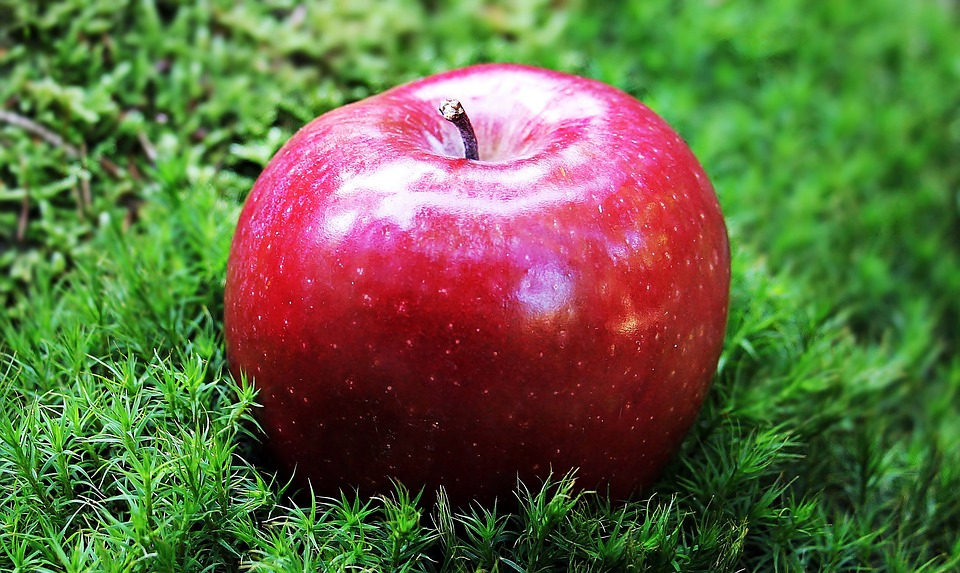
#> input picture chapters/non_maximal_suppression/sample_image.jpg, 960 x 573 px
$ jupyter execute nms.ipynb
#> lines starting #> are read from the running program, lines starting #| are printed output that depends on the picture
# Non Maximal Supression

## Import Libraries

[cell 1]
import cv2
import numpy as np
import matplotlib.pyplot as plt
import matplotlib.patches as patches

plt.style.use('dark_background')

[cell 2]
image = cv2.imread('sample_image.jpg')
#> image is the input picture: shape (573, 960, 3); mean B, G, R 65.2, 105.3, 98.9
image = cv2.cvtColor(image, cv2.COLOR_BGR2RGB)
height, width, _ = image.shape
#> height = 573; width = 960

[cell 3]
boxes = np.array([
    [227, 62, 723, 500, 0.95],  # Ground truth/highest score
    [220, 60, 715, 495, 0.9],
    [230, 65, 725, 510, 0.85],
    [240, 70, 730, 515, 0.75],
    [300, 100, 600, 480, 0.6],  # Smaller box
    [100, 50, 600, 400, 0.5]    # Slightly shifted box
])

## Visualize Bounding Boxes

[cell 4]
def draw_boxes_on_image(img, boxes, title=''):
#> called with boxes = array of shape (6, 5), title = 'Predicted Boxes (Before NMS)'
    img_copy = img.copy()
    fig, ax = plt.subplots(1, figsize=(10, 8))
    ax.imshow(img_copy)
    ax.set_title(title)

    for box in boxes:
        x1, y1, x2, y2, score = box
        rect = patches.Rectangle(
            (x1, y1), x2 - x1, y2 - y1,
            linewidth=2, edgecolor=(0, 0, 1), facecolor='none'
        )
        ax.add_patch(rect)
        ax.text(x1, y1 - 10, f'{score:.2f}', color='white',
                bbox=dict(facecolor='blue', edgecolor='none', pad=1))

    ax.axis('off')
    plt.savefig(f'{title}.png', bbox_inches='tight')
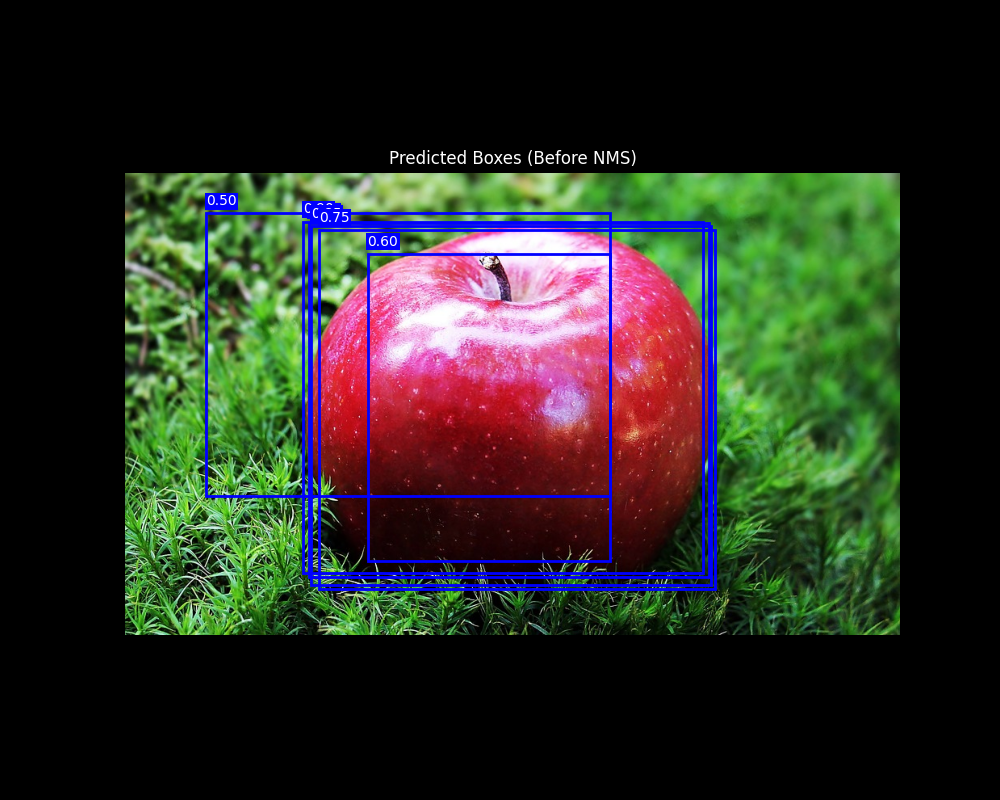
#> figure drawn by matplotlib, 1 panel
    plt.show()

## Display Boxes Before NMS

[cell 5]
draw_boxes_on_image(image, boxes, title='Predicted Boxes (Before NMS)')

## Calculating Intersection over Union (IoU)

[cell 6]
def iou(box1, box2):
    x1 = max(box1[0], box2[0])
    y1 = max(box1[1], box2[1])
    x2 = min(box1[2], box2[2])
    y2 = min(box1[3], box2[3])

    inter_area = max(0, x2 - x1) * max(0, y2 - y1)
    box1_area = (box1[2] - box1[0]) * (box1[3] - box1[1])
    box2_area = (box2[2] - box2[0]) * (box2[3] - box2[1])

    union_area = box1_area + box2_area - inter_area
    return inter_area / union_area if union_area > 0 else 0

## The NMS Algorithm

[cell 7]
def non_max_suppression(boxes, iou_threshold=0.3):
#> called with boxes = array of shape (6, 5), iou_threshold = 0.3
    if len(boxes) == 0:
        return []

    boxes = boxes[boxes[:, 4].argsort()[::-1]]  # Sort by score
    selected_boxes = []

    while len(boxes) > 0:
        chosen_box = boxes[0]
        selected_boxes.append(chosen_box)

        remaining_boxes = []
        for box in boxes[1:]:
            if iou(chosen_box, box) < iou_threshold:
                remaining_boxes.append(box)
        boxes = np.array(remaining_boxes)

    return np.array(selected_boxes)

## Applying NMS

[cell 8]
nms_boxes = non_max_suppression(boxes, iou_threshold=0.3)

[cell 9]
draw_boxes_on_image(image, nms_boxes, title='Boxes After NMS')
#> call 2 of draw_boxes_on_image, with boxes = array of shape (1, 5), title = 'Boxes After NMS'
#> in draw_boxes_on_image (call 2), `plt.savefig(f'{title}.png', bbox_inches='tight')`:
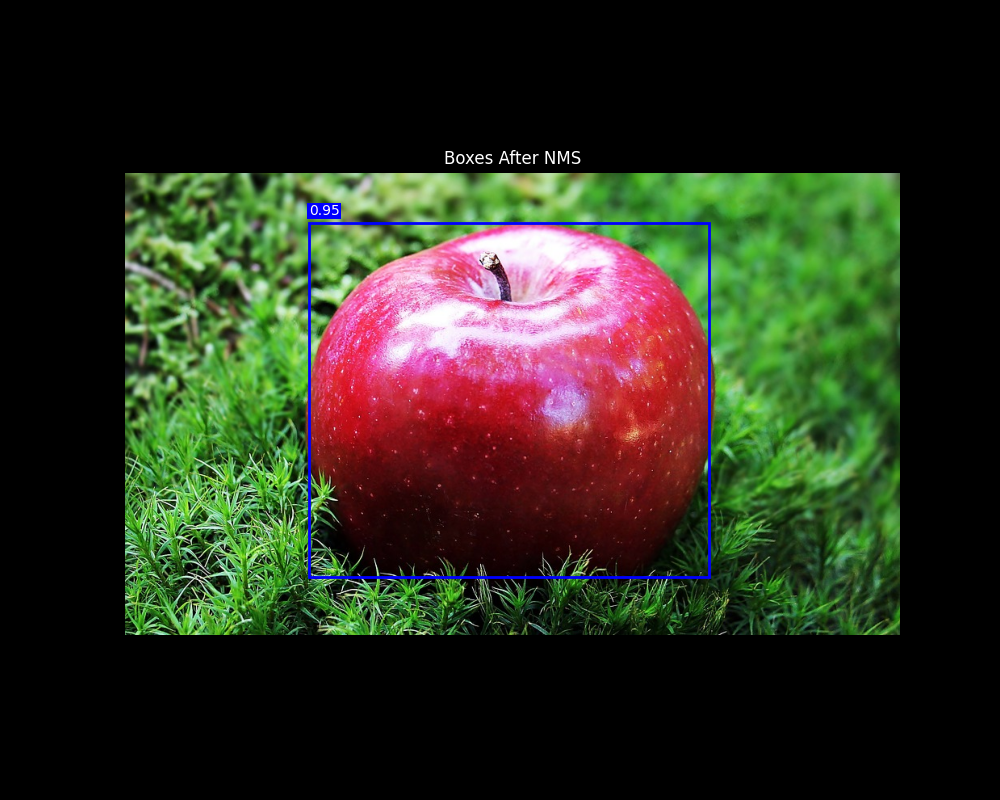
#> figure drawn by matplotlib, 1 panel

[cell 10]
# Original boxes
draw_boxes_on_image(image, boxes, title='Predicted Boxes (Before NMS)')

# NMS-filtered boxes
draw_boxes_on_image(image, nms_boxes, title='Predicted Boxes (After NMS)')
